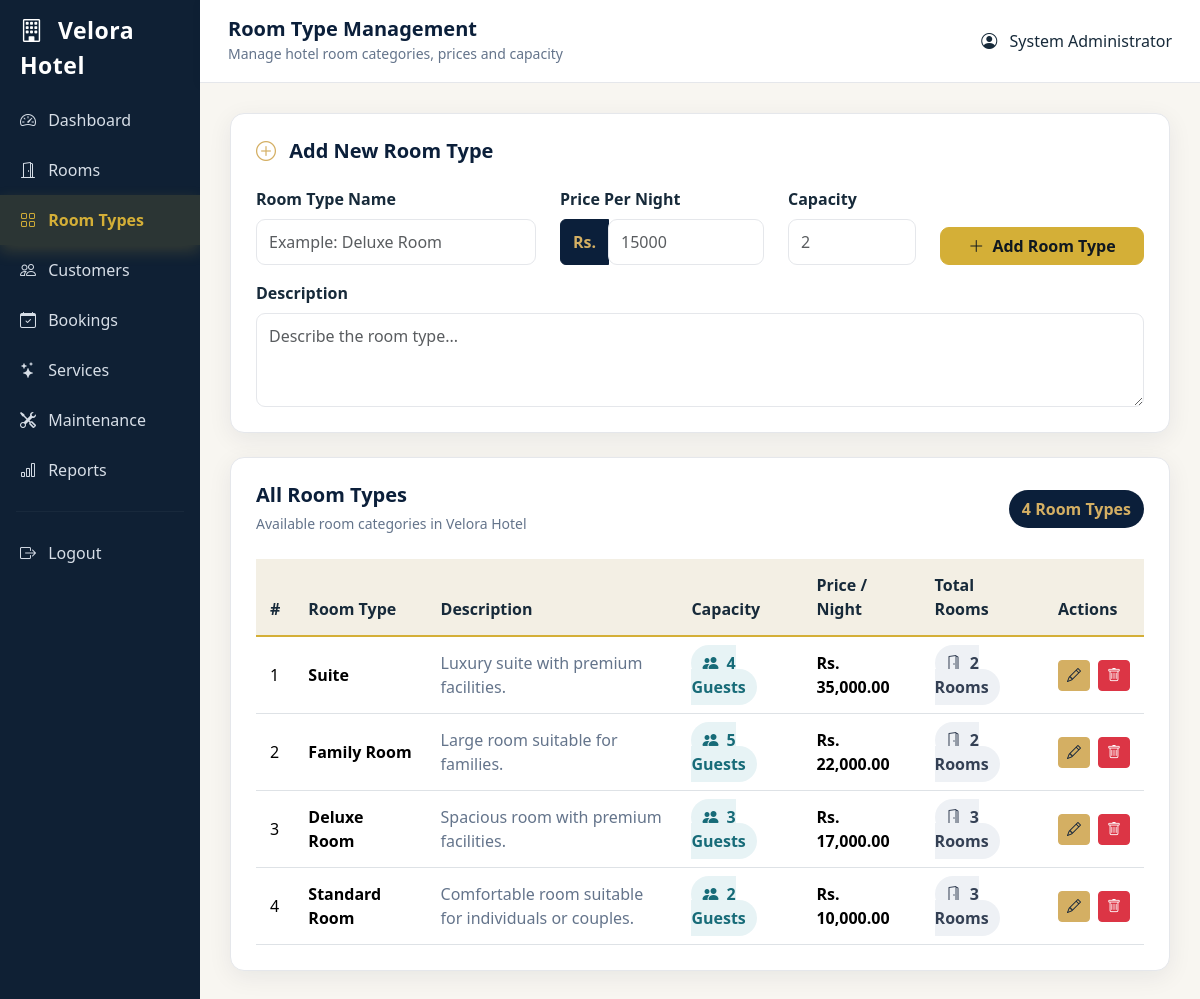
The page /admin/room_types.php (signed in) on the database its author committed.
### tables this page shows
CREATE TABLE `room_types` (
  `id` int(11) NOT NULL,
  `type_name` varchar(100) NOT NULL,
  `description` text DEFAULT NULL,
  `base_price` decimal(10,2) NOT NULL,
  `capacity` int(11) NOT NULL DEFAULT 1,
  `created_at` timestamp NOT NULL DEFAULT current_timestamp()
);

### includes/functions.php (called while the page is built, shortened)
<?php
function e($value)
{
    return htmlspecialchars(
        $value ?? '',
        ENT_QUOTES,
        'UTF-8'
    );
}

### admin/room_types.php (the view, shortened to what this page needs)
<?php
require_once "../config/db.php";
require_once "../includes/functions.php";
$stmt = $pdo->query("
    SELECT
        rt.id,
        rt.type_name,
        rt.description,
        rt.base_price,
        rt.capacity,
        COUNT(r.id) AS room_count
    FROM room_types rt
    LEFT JOIN rooms r
        ON rt.id = r.room_type_id
    GROUP BY
        rt.id,
        rt.type_name,
        rt.description,
        rt.base_price,
        rt.capacity
    ORDER BY rt.id DESC
");
$roomTypes = $stmt->fetchAll(PDO::FETCH_ASSOC);
?>
<!DOCTYPE html>
<html lang="en">
<head>
    <link
        href="https://cdn.jsdelivr.net/npm/bootstrap@5.3.3/dist/css/bootstrap.min.css"
        rel="stylesheet"
    >
    <link
        href="https://cdn.jsdelivr.net/npm/bootstrap-icons@1.11.3/font/bootstrap-icons.css"
        rel="stylesheet"
    >
    <link
        rel="stylesheet"
        href="../assets/css/velora.css"
    >
</head>
<body>
<div class="container-fluid">
    <div class="row">
        <div class="col-md-2 p-0 sidebar">
            <a
                href="dashboard.php"
                class="brand"
            >
                <i class="bi bi-building me-2"></i>
                Velora Hotel
            </a>
            <a href="dashboard.php">
                <i class="bi bi-speedometer2 me-2"></i>
                Dashboard
            </a>
            <a href="rooms.php">
                <i class="bi bi-door-open me-2"></i>
                Rooms
            </a>
            <a
                href="room_types.php"
                class="active"
            >
                <i class="bi bi-grid me-2"></i>
                Room Types
            </a>
            <a href="customers.php">
                <i class="bi bi-people me-2"></i>
                Customers
            </a>
            <a href="bookings.php">
                <i class="bi bi-calendar-check me-2"></i>
                Bookings
            </a>
            <a href="services.php">
                <i class="bi bi-stars me-2"></i>
                Services
            </a>
            <a href="maintenance.php">
                <i class="bi bi-tools me-2"></i>
                Maintenance
            </a>
            <a href="reports.php">
                <i class="bi bi-bar-chart me-2"></i>
                Reports
            </a>
            <hr class="text-secondary mx-3">
            <a href="../auth/logout.php">
                <i class="bi bi-box-arrow-right me-2"></i>
                Logout
            </a>
        </div>
        <div class="col-md-10 p-0">
            <div class="topbar">
                <div class="d-flex justify-content-between align-items-center">
                    <div>
                        <h5 class="mb-0">
                            Room Type Management
                        </h5>
                        <small class="text-muted">
                            Manage hotel room categories, prices and capacity
                        </small>
                    </div>
                    <div>
                        <i class="bi bi-person-circle me-2"></i>
                        <?= e($_SESSION["full_name"] ?? "Administrator") ?>
                    </div>
                </div>
            </div>
            <div class="content">
                <div class="card mb-4">
                    <div class="card-body">
                        <h5 class="mb-4">
                            <i
                                class="bi bi-plus-circle me-2"
                                style="color:#d4af63;"
                            ></i>
                            Add New Room Type
                        </h5>
                        <form
                            method="POST"
                            autocomplete="off"
                        >
                            <div class="row">
                                <div class="col-md-4 mb-3">
                                    <label class="form-label">
                                        Room Type Name
                                    </label>
                                    <input
                                        type="text"
                                        name="type_name"
                                        class="form-control"
                                        placeholder="Example: Deluxe Room"
                                        required
                                    >
                                </div>
                                <div class="col-md-3 mb-3">
                                    <label class="form-label">
                                        Price Per Night
                                    </label>
                                    <div class="input-group">
                                        <span class="input-group-text">
                                            Rs.
                                        </span>
                                        <input
                                            type="number"
                                            name="base_price"
                                            class="form-control"
                                            min="1"
                                            step="0.01"
                                            placeholder="15000"
                                            required
                                        >
                                    </div>
                                </div>
                                <div class="col-md-2 mb-3">
                                    <label class="form-label">
                                        Capacity
                                    </label>
                                    <input
                                        type="number"
                                        name="capacity"
                                        class="form-control"
                                        min="1"
                                        max="20"
                                        placeholder="2"
                                        required
                                    >
                                </div>
                                <div class="col-md-3 mb-3 d-flex align-items-end">
                                    <button
                                        type="submit"
                                        name="add_room_type"
                                        class="btn btn-primary w-100"
                                    >
                                        <i class="bi bi-plus-lg me-1"></i>
                                        Add Room Type
                                    </button>
                                </div>
                                <div class="col-md-12">
                                    <label class="form-label">
                                        Description
                                    </label>
                                    <textarea
                                        name="description"
                                        class="form-control"
                                        rows="3"
                                        placeholder="Describe the room type..."
                                    ></textarea>
                                </div>
                            </div>
                        </form>
                    </div>
                </div>
                <div class="card">
                    <div class="card-body">
                        <div
                            class="d-flex justify-content-between align-items-center mb-4"
                        >
                            <div>
                                <h5 class="mb-1">
                                    All Room Types
                                </h5>
                                <small class="text-muted">
                                    Available room categories in Velora Hotel
                                </small>
                            </div>
                            <span class="room-type-count">
                                <?= count($roomTypes) ?>
                                Room Types
                            </span>
                        </div>
                        <div class="table-responsive">
                            <table
                                class="table table-hover align-middle"
                            >
                                <thead>
                                    <tr>
                                        <th>#</th>
                                        <th>Room Type</th>
                                        <th>Description</th>
                                        <th>Capacity</th>
                                        <th>Price / Night</th>
                                        <th>Total Rooms</th>
                                        <th>Actions</th>
                                    </tr>
                                </thead>
                                <tbody>
                                <?php if (!empty($roomTypes)): ?>
                                    <?php foreach (
                                        $roomTypes
                                        as $index => $type
                                    ): ?>
                                        <tr>
                                            <td>
                                                <?= $index + 1 ?>
                                            </td>
                                            <td>
                                                <strong>
                                                    <?= e(
                                                        $type["type_name"]
                                                    ) ?>
                                                </strong>
                                            </td>
                                            <td>
                                                <span
                                                    class="description-text text-muted"
                                                >
                                                    <?php
                                                    if (
                                                        !empty(
                                                            $type["description"]
                                                        )
                                                    ) {
                                                        echo e(
                                                            $type["description"]
                                                        );
                                                    } else {
                                                        echo "No description";
                                                    }
                                                    ?>
                                                </span>
                                            </td>
                                            <td>
                                                <span
                                                    class="capacity-badge"
                                                >
                                                    <i
                                                        class="bi bi-people-fill me-1"
                                                    ></i>
                                                    <?= (int) $type["capacity"] ?>
                                                    Guests
                                                </span>
                                            </td>
                                            <td>
                                                <strong>
                                                    Rs.
                                                    <?= number_format(
                                                        (float) $type["base_price"],
                                                        2
                                                    ) ?>
                                                </strong>
                                            </td>
                                            <td>
                                                <span
                                                    class="room-count-badge"
                                                >
                                                    <i
                                                        class="bi bi-door-open me-1"
                                                    ></i>
                                                    <?= (int) $type["room_count"] ?>
                                                    Rooms
                                                </span>
                                            </td>
                                            <td>
                                                <div class="d-flex gap-2">
                                                    <a
                                                        href="edit_room_type.php?id=<?= (int) $type["id"] ?>"
                                                        class="btn btn-sm btn-warning"
                                                        title="Edit Room Type"
                                                    >
                                                        <i
                                                            class="bi bi-pencil"
                                                        ></i>
                                                    </a>
                                                    <a
                                                        href="room_types.php?delete=<?= (int) $type["id"] ?>"
                                                        class="btn btn-sm btn-danger"
                                                        title="Delete Room Type"
                                                        onclick="return confirm('Are you sure you want to delete this room type?');"
                                                    >
                                                        <i
                                                            class="bi bi-trash"
                                                        ></i>
                                                    </a>
                                                </div>
                                            </td>
                                        </tr>
                                    <?php endforeach; ?>
                                <?php endif; ?>
                                </tbody>
                            </table>
                        </div>
                    </div>
                </div>
            </div>
        </div>
    </div>
</div>
</body>
</html>

### rows shown on the page
room_types: type_name "Suite", description "Luxury suite with premium facilities.", capacity "4", base_price "35,000.00", room_count "2"
room_types: type_name "Family Room", description "Large room suitable for families.", capacity "5", base_price "22,000.00", room_count "2"
room_types: type_name "Deluxe Room", description "Spacious room with premium facilities.", capacity "3", base_price "17,000.00", room_count "3"
room_types: type_name "Standard Room", description "Comfortable room suitable for individuals or couples.", capacity "2", base_price "10,000.00", room_count "3"

### other values the page prints
$_SESSION["full_name"] "System Administrator"
count($roomTypes) "4"
